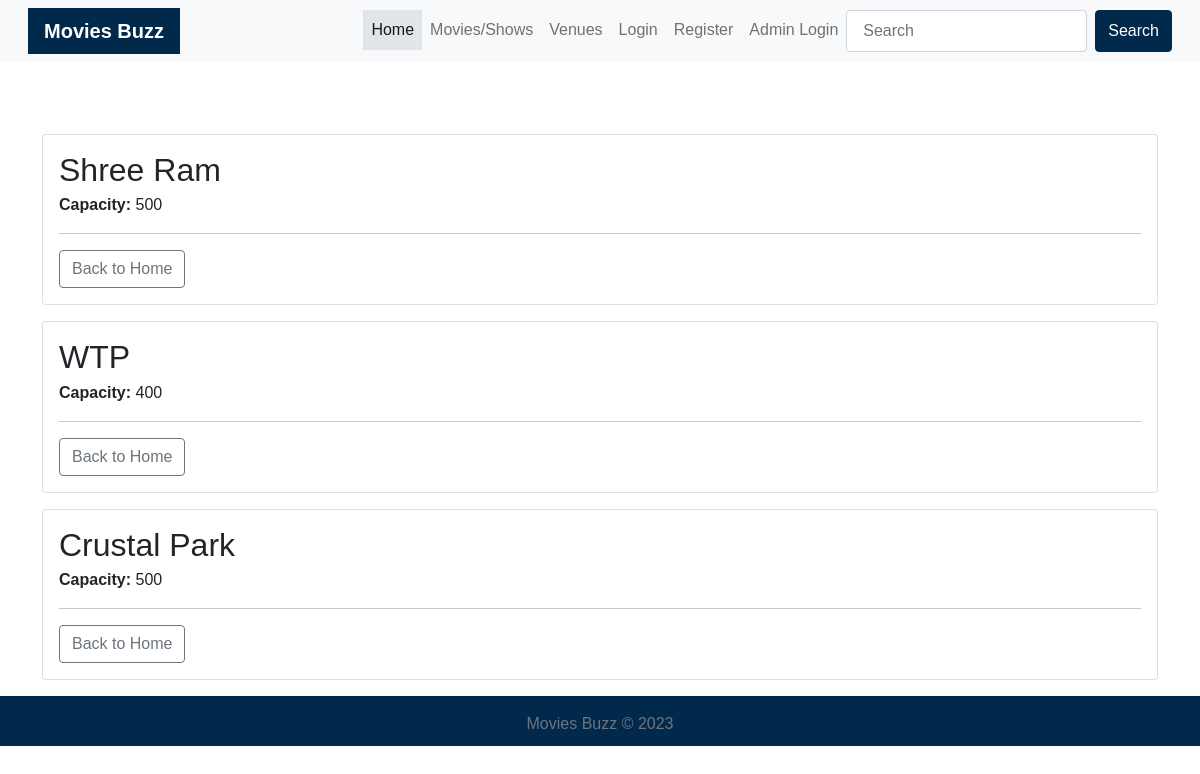
Page /venue on the committed database.
### model.py (models this page shows)
class Venue(db.Model):
    id = db.Column(db.Integer, primary_key=True)
    name = db.Column(db.String(50), nullable=False)
    address = db.Column(db.String(100), nullable=False)
    capacity = db.Column(db.Integer(), nullable=False)
    shows = db.relationship('Show', backref='venue', lazy=True)

### app.py (the view)
@app.route('/venue')
def venue():
    venue = Venue.query.all()
    return render_template('venue.html', venue=venue)

### templates/venue.html (shortened to what this page needs)
{% extends "base.html" %}
{% block content %}
<br><br><br>
<div class="container">
  {% for v in venue %}
  <div class="card mb-3">
    <div class="card-body">
      <h2 class="card-title">{{ v.name }}</h2>
      <p class="card-text"><strong>Capacity:</strong> {{ v.capacity }}</p>
      <hr>
      <a href="{{ url_for('index') }}" class="btn btn-outline-secondary">Back to Home</a>
    </div>
  </div>
  {% endfor %}
</div>
{% endblock %}

### static/css/style.css (style rules this page uses)
body { font-family: Arial, sans-serif; font-size: 16px; }

### rows in the picture
Venue: name "Shree Ram", capacity "500"
Venue: name "WTP", capacity "400"
Venue: name "Crustal Park", capacity "500"
